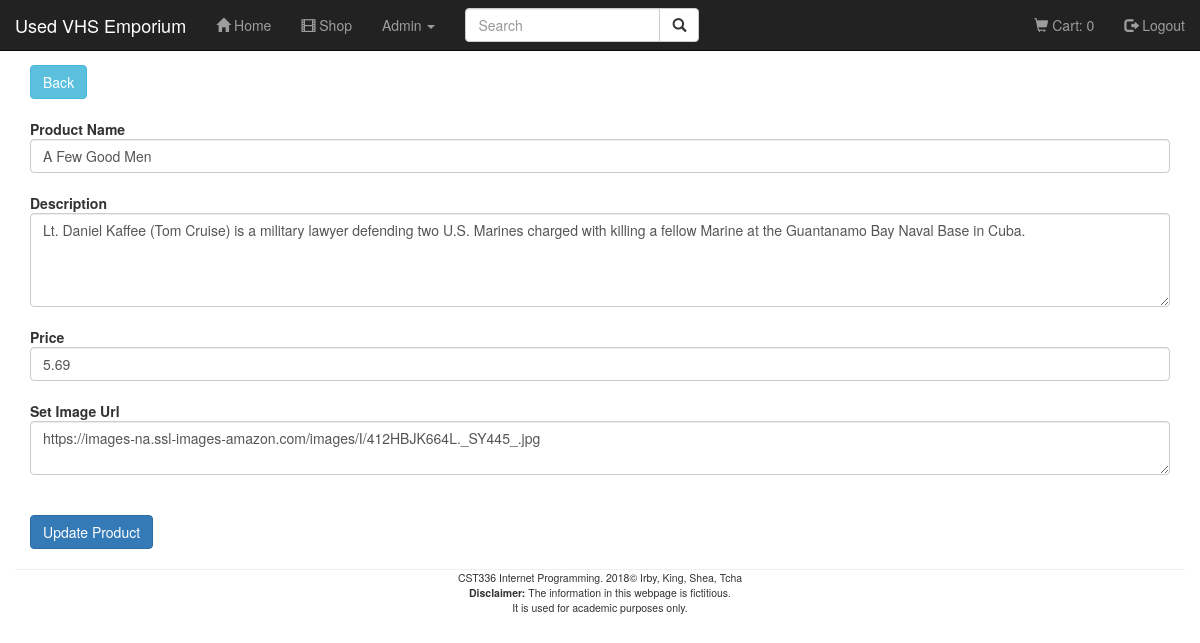
The app's page /final-project/updateProduct.php?productId=14 (signed in) with its own data.
### tables this page shows
CREATE TABLE product
(
 productId   INT NOT NULL AUTO_INCREMENT ,
 NAME        VARCHAR(45) NOT NULL ,
 description VARCHAR(350) NOT NULL ,
 imageURL    VARCHAR(100) NOT NULL ,
 price       DECIMAL(10,2) NOT NULL ,
PRIMARY KEY (productId)
);

### final-project/updateProduct.php (the view, shortened to what this page needs)
<?php
    include 'inc/header.php';
    $conn = getDatabaseConnection();
    if (isset($_GET['productId'])) {
        $product = getProductInfo();
    }
    function getProductInfo() {
        global $conn;
        $sql = "SELECT *
                FROM product
                WHERE productId = " . $_GET['productId'];
        $stmt = $conn->prepare($sql);
        $stmt->execute();
        $record = $stmt->fetch(PDO::FETCH_ASSOC);
        return $record;
    }
?>
    <div class='container'>
        <a href="products.php" class="btn btn-info" role="button">Back</a>
        <br /><br />
        <form>
            <strong>Product Name</strong> <input type="text" class="form-control" value="<?=$product['NAME']?>" name="NAME"><br />
            <strong>Description</strong> <textarea name="description" class="form-control" cols="50" rows ="4"><?=$product['description']?></textarea><br />
            <strong>Price</strong> <input type="text" class="form-control" name="price" value= "<?=$product['price']?>"> <br />
            <strong>Set Image Url</strong> <textarea name="imageURL" class="form-control" cols="50" rows ="2"><?=$product['imageURL']?></textarea><br />
            <br />
            <input type="submit" class="btn btn-primary" name="updateProduct" value="Update Product">
        </form>
    </div>
 <?php
    include 'inc/footer.php';
?>

### final-project/css/styles.css (style rules this page uses)
body { padding-top: 65px; }

### records on screen
product: NAME "A Few Good Men", description "Lt. Daniel Kaffee (Tom Cruise) is a military lawyer defending two U.S. Marines charged with killing a fellow Marine at the Guantanamo Bay Naval Base in Cuba.", price "5.69", imageURL "https://images-na.ssl-images-amazon.com/images/I/412HBJK664L._SY445_.jpg"

### other values on screen
cartCount() "0"
